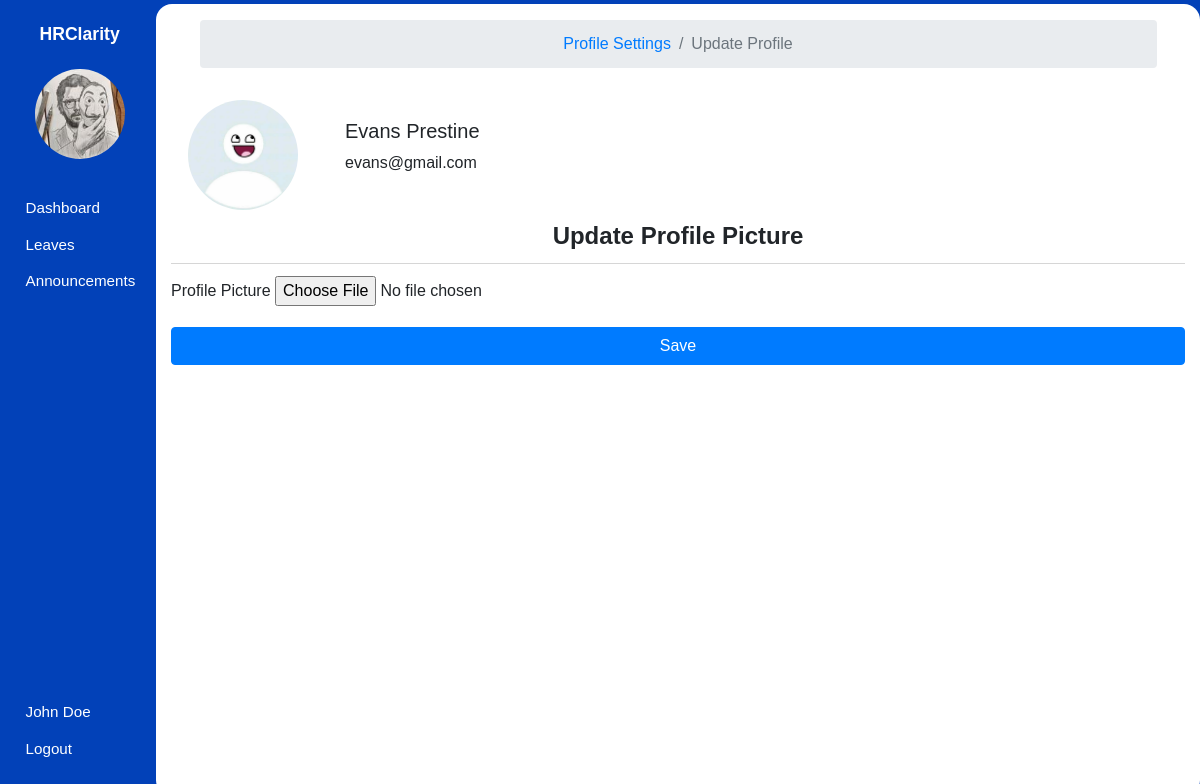
/user/update_profile/1 (signed in), run on the app's committed database.
### hrms/models.py (models this page shows, shortened)
class User(db.Model, UserMixin):
    id = db.Column(db.Integer, primary_key=True)
    first_name = db.Column(db.String(80), nullable=False)
    last_name = db.Column(db.String(120), nullable=False)
    dob = db.Column(db.Date, nullable=False)
    gender = db.Column(db.String(7), nullable=False)
    email_address = db.Column(db.String(120), nullable=False)
    phone_number = db.Column(db.String(20), nullable=False)
    national_id = db.Column(db.Integer, nullable=False)
    user_level = db.Column(db.Integer, nullable=False, default=1)
    user_type = db.Column(db.String(10), nullable=False, default='employee')
    password = db.Column(db.String(60), nullable=False)
    image_file = db.Column(db.String(20), nullable=False, default='default.jpg')
    leaves = db.relationship('Leave')
    occupation_id = db.Column(db.Integer, db.ForeignKey('occupation.id'), nullable=False)

### hrms/users/routes.py (the view, shortened to what this page needs)
@user.route('/user/update_profile/<int:employee_id>', methods=['GET', 'POST'])
def update_profile(employee_id):
    employee = User.query.get_or_404(employee_id)
    profile_picture = get_profile_picture(employee_id=employee_id)
    form = UpdateProfilePictureForm()
    return render_template('update_profile.html', page_title='Update Profile', form=form, profile_picture=profile_picture, user=employee)

### hrms/users/forms.py
class UpdateProfilePictureForm(FlaskForm):
    profile_picture = FileField('Profile Picture', validators=[FileAllowed(['jpg', 'png'])])
    submit = SubmitField('Save', render_kw={"class":"btn btn-primary btn-block"})

### hrms/models.py (called while the page is built)
@login_manager.user_loader
def load_user(user_id):
    user = User.query.filter_by(id=user_id).first()
    return user

### hrms/users/routes.py (called while the page is built)
def get_profile_picture(employee_id):
    user = User.query.get_or_404(employee_id)
    profile_picture = url_for('static', filename='images/profile_pictures/' + user.image_file)
    return profile_picture

### hrms/templates/update_profile.html (shortened to what this page needs)
{% extends "main_layout.html" %} {% block body %}
<section class="app">
  {% include "aside.html" %}
  <main>
    <div class="main_container container-fluid login">
      <div class="body">
        <nav aria-label="breadcrumb" class="row justify-content-center mt-3 mb-3">
            <ol class="breadcrumb col col-lg-11 d-flex justify-content-center">
                <li class="breadcrumb-item"><a href="{{ url_for('user.profile_settings', employee_id=current_user.id) }}">Profile Settings</a></li>
                <li class="breadcrumb-item active" aria-current="page">Update Profile</li>
            </ol>
        </nav>
        <div class="row">
            <div class="col col-lg-2 text-center">
                <img class="rounded-circle" src="{{ profile_picture }}" alt="User's Picture" width="110" height="110">
            </div>
            <div class="col col-lg-10 d-flex flex-column justify-content-center">
                <h5>{{ current_user.first_name }} {{ current_user.last_name }}</h5>
                <p>{{ current_user.email_address }}</p>
            </div>
        </div>
        <form action="" method="post" enctype="multipart/form-data">
            <h1>Update Profile Picture</h1>
            <div class="form-group">
                {{ form.profile_picture.label }}
                {{ form.profile_picture }}
            </div>
            <div class="row">
                <div class="col">{{ form.submit }}</div>
            </div>
        </form>
      </div>
    </div>
  </main>
</section>
{% endblock body %}

### hrms/templates/aside.html (shortened to what this page needs)
<aside>
  <h1 class="mt-3">HRClarity</h1>
  <div class="container text-center mt-4">
    <img src="{{ url_for('static', filename='images/profile_pictures/' ~ current_user.image_file ) }}" alt="Employee" class="rounded-circle" width="90" height="90" />
  </div>
  <div class="links">
    <ul>
      {% if current_user.user_level == 1 %}
        <li>
            <a href="{{ url_for('employee.employee_dashboard') }}">
                <span class="icon icon-home"></span>
                <span>Dashboard</span>
            </a>
        </li>
        <li>
            <a href="{{ url_for('leaves.employee_view_leaves') }}">
                <span class="icon icon-car"></span>
                <span>Leaves</span>
            </a>
        </li>
        <li>
            <a href="{{ url_for('announcements.employee_view_announcements') }}">
                <span class="icon icon-speaker"></span>
                <span>Announcements</span>
            </a>
        </li>
      {% endif %}
    </ul>
    <ul>
      <li>
        <a href="{{ url_for('user.profile_settings', employee_id=current_user.id) }}">
            <span class="icon icon-user"></span>
            <span>{{ user.first_name }} {{ user.last_name }}</span>
        </a>
      </li>
      <li>
        <a href="{{ url_for('user.logout') }}">
            <span class="icon icon-power-off"></span>
            <span>Logout</span>
        </a>
      </li>
    </ul>
  </div>
</aside>

### hrms/static/css/icomoon.css (style rules this page uses)
[class^="icon-"], [class*=" icon-"] { font-family: 'icomoon' !important; speak: none; font-style: normal; font-weight: normal; font-variant: normal; text-transform: none; line-height: 1; -webkit-font-smoothing: antialiased; -moz-osx-font-smoothing: grayscale; }
.icon-user:before { content: "\f007"; }
.icon-power-off:before { content: "\f011"; }
.icon-home:before { content: "\f015"; }
.icon-car:before { content: "\f1b9"; }
.icon-speaker:before { content: "\e32d"; }

### hrms/static/css/styles.css (style rules this page uses)
* { font-family: sans-serif, Arial, Helvetica; padding: 0; margin: 0; }
form h1 { border-bottom: 1px solid rgb(214, 214, 214); font-size: 1.5em; font-weight: bold; text-align: center; padding: 0.5em 0; margin: 0 0 0.5em; }
nav, nav .container, nav .container ul { display: flex; align-items: center; }
.app { background: #0241b8; height: 100vh; display: flex; align-items: center; }
.app aside { width: 13%; height: 100%; padding: 0.5em 0 0.2em 0.2em; color: #fff; }
.app aside h1 { font-size: 1.1em; font-weight: bold; text-align: center; }
.app aside .links ul { list-style: none; }
.app aside .links ul li { margin: 0.1em 0; padding: 6px; }
.app aside .links ul li a { text-decoration: none; color: #ffffff; display: flex; align-items: center; }
.app aside .links ul:nth-of-type(1) { margin: 2em 0; }
.app aside .links ul:nth-of-type(2) { position: absolute; bottom: 1em; }
.app aside .links .icon { margin: 0 0.3em 0 0; }
.app aside .links a span:nth-of-type(2), .app aside .links .icon { font-size: 0.95em; }
.app main { width: 87%; height: 99vh; overflow-y: auto; z-index: 5; }
.app main .main_container { border-radius: 16px; background: #fff; padding-bottom: 12px; height: 100%; overflow: auto; }

### data on the page
User: image_file (picture), first_name "Evans", last_name "Prestine", email_address "evans@gmail.com"
User: first_name "John", last_name "Doe"
